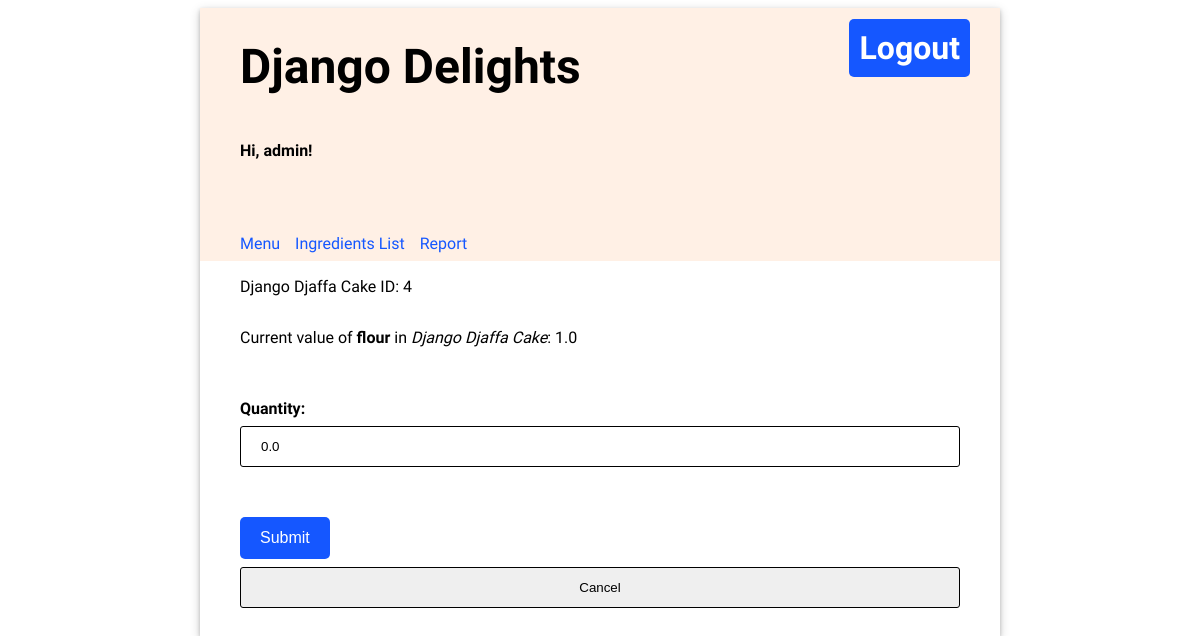
Page /recipe-requirements/edit/4/4 (signed in) on the earlier database version.
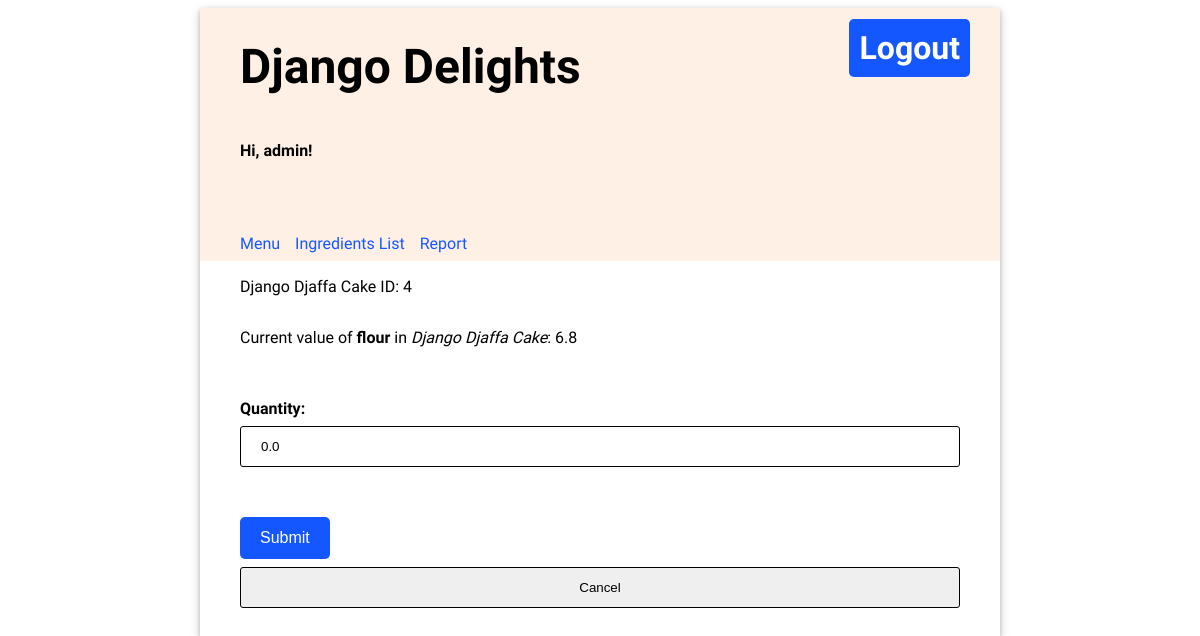
Same page on the later database version.
### inventory/models.py (models this page shows, shortened)
class RecipeRequirements(models.Model):
    menu_item = models.ForeignKey(MenuItem, related_name='menu_req', on_delete=models.CASCADE, db_constraint=False)
    ingredient = models.ForeignKey(Ingredient, related_name='ingredient_req', on_delete=models.CASCADE, db_constraint=False)
    quantity = models.FloatField(default=0.0)

### inventory/views.py (the view)
# urls.py: path('recipe-requirements/edit/<int:pk>/<int:id>', views.edit_requirement, name='recipe-requirements-update'),
@login_required
def edit_requirement(request, pk, id):
    menu_item_id = pk
    ingredient_id = id
    menu_item = MenuItem.objects.get(id=menu_item_id)
    ingredient = Ingredient.objects.get(id=ingredient_id)
    ingredient_reqs = Ingredient.objects.get(id=ingredient_id).ingredient_req
    for requirement in ingredient_reqs.values():
        if requirement['menu_item_id'] == menu_item_id:
            required_quantity = requirement['quantity']
    if request.method == 'POST':
        form = RecipeRequirementUdate(request.POST)
        if form.is_valid():
            new_req_quantity = request.POST['quantity']
            req_id = int()
            for requirement in menu_item.menu_req.values():
                if requirement['ingredient_id'] == ingredient_id:
                    req_id = requirement['id']
                    upd_req = RecipeRequirements.objects.get(id=req_id)
                    upd_req.quantity = new_req_quantity
                    upd_req.save()
            return redirect('recipe-requirements', pk=menu_item_id)
    else:
        form = RecipeRequirementUdate()
    context = {
        'menu_item_id': menu_item_id,
        'ingredient_id': ingredient_id,
        'ingredient': ingredient,
        'menu_item': menu_item,
        'form': form,
        'required_quantity': required_quantity,
    }
    return render(request, 'inventory/recipe-req-update.html', context)

### inventory/forms.py
class RecipeRequirementUdate(forms.ModelForm):
    class Meta:
        model = RecipeRequirements
        fields = (
            'quantity',
        )

### inventory/templates/inventory/recipe-req-update.html (shortened to what this page needs)
{% extends 'base.html' %}
{% block content %}
<p>{{ menu_item.title }} ID: {{ menu_item_id }}</p>
<p>Current value of <strong>{{ ingredient.name }}</strong> in <em>{{ menu_item.title }}</em>: {{ required_quantity }}</p>
<form method='post'>
    {{ form.as_p }}
    <input
    type="submit"
    value="Submit"
    >
    <input
    type='button'
    value='Cancel'
    onclick="location.href='{% url 'recipe-requirements' menu_item.id %}'"
    >
</form>
{% endblock %}

Differences in the rows shown:
changed RecipeRequirements: quantity "1.0" → "6.8"
